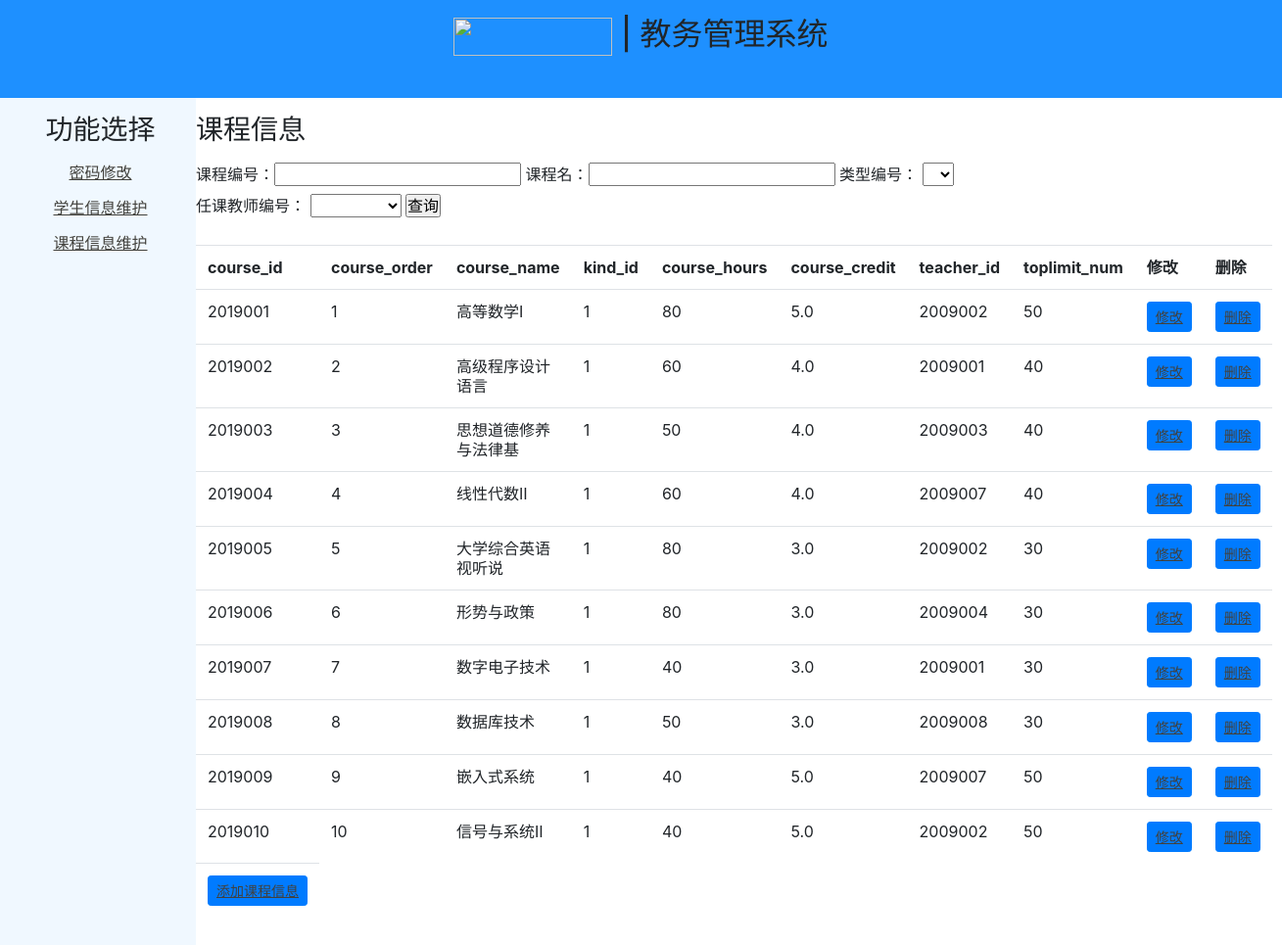
Screenshot of /mama?kind_id=1 (signed in) with the database file from the repository.
### tables this page shows
CREATE TABLE course_Info(
	course_id int primary key,
	course_order int not null,
	course_name char(50) not null,
	kind_id int not null,
	course_hours int not null,
	course_credit float not null,
	teacher_id int not null,
	toplimit_num int not null,
	foreign key(kind_id) references course_kind(kind_id),
	foreign key(teacher_id) references teacher_Info(teacher_id)
	);

### admin.py (the view)
@app.route('/mama',methods=['GET'])
def index1():   #课程信息维护
    if not CheckLogin():
        return redirect(url_for('login'))
    dataid, _ = GetSql2("select distinct kind_id ,kind_id as col2  from course_Info ")
    datada, _ = GetSql2("select distinct teacher_id ,teacher_id as col2  from course_Info ")
    strWhere = []
    if "cname" in request.args:
        name = request.args["cname"]
        if name != "":
            strWhere.append("course_name like '%%%s%%'" % name)
    if "cid" in request.args:
        id = request.args["cid"]
        if id != "":
            strWhere.append("course_id = '%s'" % id)
    if "kind_id" in request.args:
        ida = request.args["kind_id"]
        if ida != "":
            strWhere.append("kind_id = '%s'" % ida)
    if "teacher_id" in request.args:
        idc = request.args["teacher_id"]
        if idc != "":
            strWhere.append("teacher_id = '%s'" % idc)
    tablename = "course_Info"
    sql = "SELECT * FROM course_Info "
    if len(strWhere) > 0:
        sql = sql + " where " + " and ".join(strWhere)
        print(sql)
    result, fields = GetSql2(sql)
    return render_template('show-t.html', datas=result, fields=fields,dataid=dataid,datada=datada)

### admin.py (called while the page is built)
def CheckLogin():
    if 'admin_name' not in session:
        return False
    else:
        return True

### dbSqlite3.py (called while the page is built)
def OpenDb():
    database = "./db/Edu_system.db"
    conn = sqlite3.connect(database)
    return conn

def GetSql(conn, sql):
    cur = conn.cursor()
    cur.execute(sql)
    fields=[]
    for field in cur.description:
        fields.append(field[0])
    result = cur.fetchall()
    cur.close()
    return result,fields

def CloseDb(conn):
    conn.close()

def GetSql2(sql):
    conn = OpenDb()
    result,fields = GetSql(conn, sql)
    CloseDb(conn)
    return result,fields

### templates/show-t.html (shortened to what this page needs)
<!DOCTYPE html>
<html lang="en">
<head>
    <link href="{{ url_for('static',filename='css/show.css') }}" rel="stylesheet"/>
    <link href="https://cdn.staticfile.org/twitter-bootstrap/4.1.0/css/bootstrap.min.css" rel="stylesheet"/>
</head>
<body>
<div id="container">
    <div id="header" align="center">
         <p><h2><img width="162px" height="38.5px" src="static/picture/logo.png" alt=""><span> | 教务管理系统</span></h2></p>
    </div>
    <div id="sidebar1" align="center">
        <p align="center">
            <h3>功能选择</h3><p><p>
            <a href="/per">密码修改</a><p>
            <a href="/">学生信息维护</a><p>
            <a href="/mama">课程信息维护</a>
    </div>
    <div id="content" class="content"><p>
	<h3>课程信息</h3><p>
        <form>
            课程编号：<input type="text" name="cid">
            课程名：<input type="text" name="cname">
            <label>类型编号：
            <select name="kind_id">
                <option value="" ></option>
                    {% for pro in dataid%}
                    <option value='{{pro[0]}}'>{{pro[0]}}</option>
                    {% endfor %}
            </select>
            </label>
            <label>任课教师编号：
                <select name="teacher_id">
                    <option value="" ></option>
                    {% for pro in datada -%}
                    <option value='{{pro[0]}}'>{{pro[0]}}</option>
                    {% endfor %}
                </select>
            </label>
            <input type="submit" value="查询">
        </form>
        <br>
        <table class="table table-hover">
            <tr>
                {% for a in fields %}
                <th>{{a}}</th>
                {% endfor %}
                <th>修改</th>
                <th>删除</th>
            </tr>
            {%for item in datas%}
            <tr>
                {%for a in item%}
                <td>{{a}}</td>
                {% endfor %}
                <td><a class="btn btn-primary btn-sm" href="update-t?id={{item[0]}}">修改</a></td>
                <td><a class="btn btn-primary btn-sm" href="del-t/{{item[0]}}">删除</a></td>
            </tr>
            {% endfor %}
            <tr>
                 <td><a class="btn btn-primary btn-sm" href="/add-t">添加课程信息</a></td>
            </tr>
        </table>
    </div>
</div>
</body>
</html>

### static/css/show.css (style rules this page uses)
* { margin: 0; padding: 0; }
a:link { color: #42413C; text-decoration: underline; }
#container { margin: 0px auto; width: 100%; background-color: #FFF; position: relative; }
#header { background-color:#1E90FF; float: left; height: 100px; width:100%; }
#sidebar1,#content { padding-bottom:9999px; margin-bottom:-9995px; }
#sidebar1 { width:200px; float:left; background-color:#F0F8FF; line-height:20px; padding-left:5px; }
#content { width:800px; float:left; line-height:20px; }

### rows the page displays
course_Info: course_id "2019001", item "1" "1" "80" "50", course_name "高等数学Ⅰ", course_credit "5.0", teacher "2009002"
course_Info: course_id "2019002", item "2" "1" "60" "40", course_name "高级程序设计语言", course_credit "4.0", teacher "2009001"
course_Info: course_id "2019003", item "3" "1" "50" "40", course_name "思想道德修养与法律基", course_credit "4.0", teacher "2009003"
course_Info: course_id "2019004", item "4" "1" "60" "40", course_name "线性代数Ⅱ", course_credit "4.0", teacher "2009007"
course_Info: course_id "2019005", item "5" "1" "80" "30", course_name "大学综合英语视听说", course_credit "3.0", teacher "2009002"
course_Info: course_id "2019006", item "6" "1" "80" "30", course_name "形势与政策", course_credit "3.0", teacher "2009004"
course_Info: course_id "2019007", item "7" "1" "40" "30", course_name "数字电子技术", course_credit "3.0", teacher "2009001"
course_Info: course_id "2019008", item "8" "1" "50" "30", course_name "数据库技术", course_credit "3.0", teacher "2009008"
course_Info: course_id "2019009", item "9" "1" "40" "50", course_name "嵌入式系统", course_credit "5.0", teacher "2009007"
course_Info: course_id "2019010", item "10" "1" "40" "50", course_name "信号与系统Ⅱ", course_credit "5.0", teacher "2009002"

### other values shown
{{ a }} "course_id" "course_order" "course_name" "kind_id" "course_hours" "course_credit" "teacher_id" "toplimit_num"
